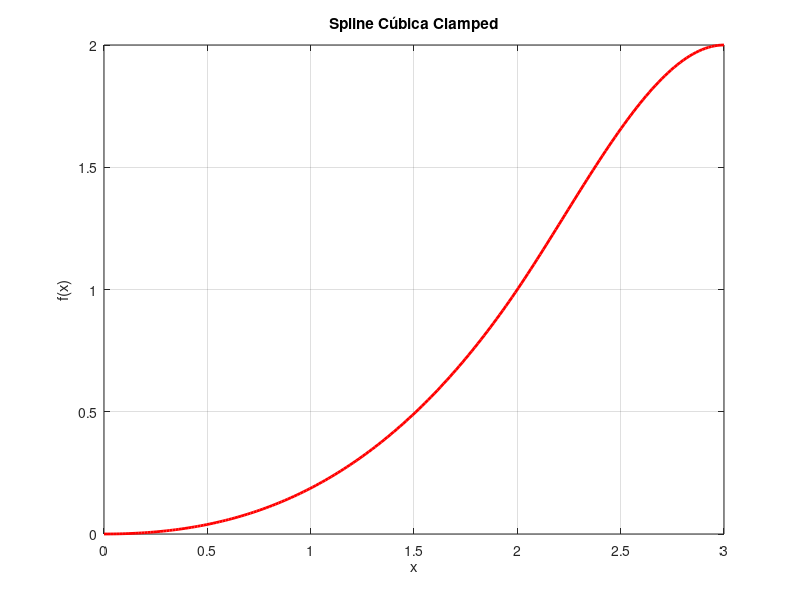

This chart was generated by the following MATLAB code:
















% Definición de datos con derivadas prefijadas en las puntas [d0, y0, y1, y2, d2]
x = [0 2 3];
y = [0,  0 1 2,  0]; % d0=0 al principio, d2=0 al final

% Construir el polinomio a trozos (pp)
sc = spline(x, y);

% Evaluar y graficar en una grilla fina
xx = linspace(0, 3, 200);
yy = ppval(sc, xx);

plot(xx, yy, '-r', 'LineWidth', 2);
grid on;
title('Spline Cúbica Clamped');
xlabel('x');
ylabel('f(x)');
